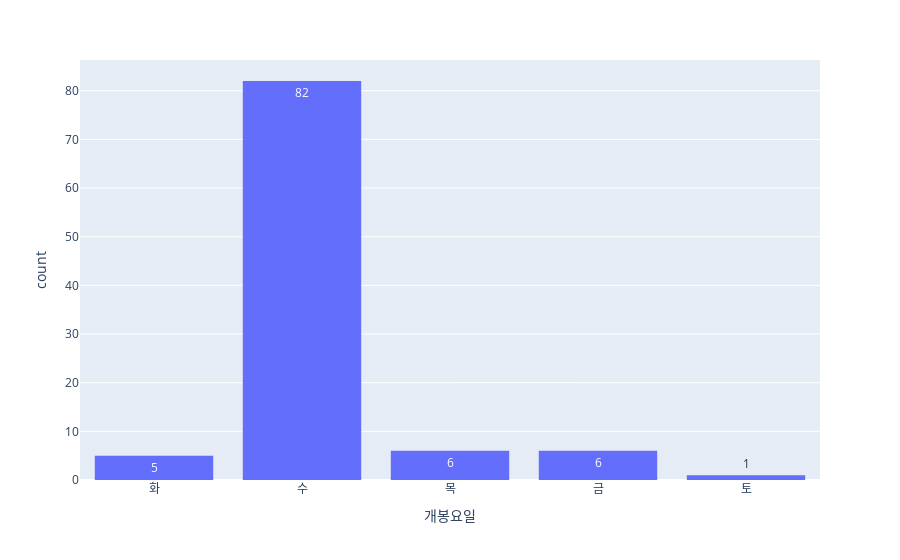

Notebook code cell kept with this figure:
### Code cell
fig = px.histogram( ## plotly.express의 히스토그램 함수
    (df_boxoffice.filter(pl.col('순위') <= 100).with_columns(pl.col('개봉일').dt.weekday().alias
('개봉요일'))
    .sort('개봉요일')
    .with_columns(pl.when(pl.col('개봉요일') == 1).then(pl.lit('월'))
        .when(pl.col('개봉요일') == 2).then(pl.lit('화'))
        .when(pl.col('개봉요일') == 3).then(pl.lit('수'))
        .when(pl.col('개봉요일') == 4).then(pl.lit('목'))
        .when(pl.col('개봉요일') == 5).then(pl.lit('금'))
        .when(pl.col('개봉요일') == 6).then(pl.lit('토'))
        .otherwise(pl.lit('일')).alias('개봉요일'))),
    x = "개봉요일", nbins = 7, text_auto = True)
fig.show()

### Figure 1 — Plotly figure (JSON) as saved in the notebook; plotly's stock layout.template omitted (floating-point values rounded to 4 significant figures)
{"data": [{"bingroup": "x", "hovertemplate": "개봉요일=%{x}<br>count=%{y}<extra></extra>", "legendgroup": "", "marker": {"color": "#636efa", "pattern": {"shape": ""}}, "name": "", "nbinsx": 7, "orientation": "v", "showlegend": false, "texttemplate": "%{value}", "type": "histogram", "x": ["화", "화", "화", "화", "화", "수", "수", "수", "수", "수", "수", "수", "수", "수", "수", "수", "수", "수", "수", "수", "수", "수", "수", "수", "수", "수", "수", "수", "수", "수", "수", "수", "수", "수", "수", "수", "수", "수", "수", "수", "수", "수", "수", "수", "수", "수", "수", "수", "수", "수", "수", "수", "수", "수", "수", "수", "수", "수", "수", "수", "수", "수", "수", "수", "수", "수", "수", "수", "수", "수", "수", "수", "수", "수", "수", "수", "수", "수", "수", "수", "수", "수", "수", "수", "수", "수", "수", "목", "목", "목", "목", "목", "목", "금", "금", "금", "금", "금", "금", "토"], "xaxis": "x", "yaxis": "y"}], "layout": {"barmode": "relative", "legend": {"tracegroupgap": 0}, "margin": {"t": 60}, "xaxis": {"anchor": "y", "domain": [0, 1], "title": {"text": "개봉요일"}}, "yaxis": {"anchor": "x", "domain": [0, 1], "title": {"text": "count"}}}}
